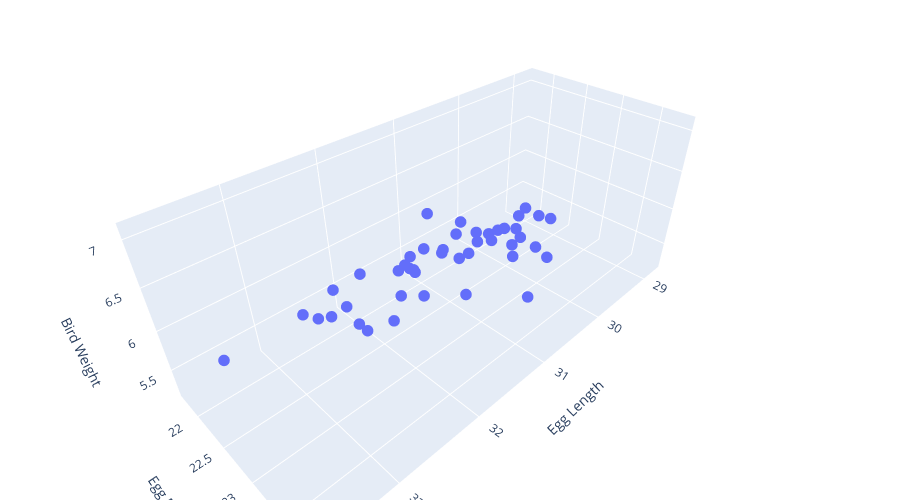

Here is the notebook cell this chart was saved with:
### Markdown cell above
Here is a scatter plot of Bird Weight versus the two length variables Egg Length and Egg Breadth. You can turn the plot around to get a sense of the shape.

### Code cell
fig2 = go.Figure()
data_scatter = go.Scatter3d(x=birds["Egg Length"], y=birds["Egg Breadth"], z=birds["Bird Weight"], 
                            mode="markers",
                            marker=dict(size=4))
fig2.add_trace(data_scatter)
fig2.update_layout(dict(margin=dict(l=0, r=0, t=0, b=0), 
                  height=500,
                 scene=dict(
                 xaxis_title="Egg Length",
                 yaxis_title="Egg Breadth",
                 zaxis_title="Bird Weight")
                      ))
fig2

### Figure 1 — Plotly figure (JSON) as saved in the notebook; plotly's stock layout.template omitted (floating-point values rounded to 4 significant figures)
{"data": [{"marker": {"size": 4}, "mode": "markers", "type": "scatter3d", "x": [28.8, 29.04, 29.36, 30.1, 30.17, 30.34, 30.36, 30.46, 30.54, 30.62, 30.7, 30.71, 30.86, 30.87, 30.89, 30.9, 31, 31.06, 31.07, 31.14, 31.18, 31.41, 31.46, 31.47, 31.5, 31.5, 31.55, 31.56, 31.68, 31.81, 31.98, 32.06, 32.14, 32.16, 32.3, 32.53, 32.54, 32.66, 32.72, 32.78, 32.98, 33.15, 33.3, 33.73], "y": [21.84, 22.45, 22.48, 21.71, 22.75, 22.84, 22.5, 22.72, 23.31, 22.94, 23.18, 22.51, 22.52, 23.35, 22.78, 22.81, 23.09, 23.42, 23.82, 23.7, 22.92, 22.79, 22.86, 22.35, 22.19, 22.4, 23.17, 22.54, 22.82, 22.68, 23.21, 23.1, 22.87, 23.34, 23.2, 22.68, 22.5, 23.14, 23.25, 23.23, 22.94, 23.02, 23.7, 22.72], "z": [5.2, 5.4, 5.6, 5.3, 5.9, 5.8, 5.8, 6, 6.1, 6.2, 6.5, 5.7, 6.2, 6.4, 6.2, 6.1, 6.3, 6.3, 6.5, 6, 5.6, 6.2, 6.3, 5.8, 5.7, 6, 6.4, 5.9, 6.4, 6.2, 7.1, 6.5, 5.8, 6.4, 6.4, 6.1, 6.2, 6.8, 6.3, 6.4, 6.4, 6.6, 7.1, 6.3]}], "layout": {"height": 500, "margin": {"b": 0, "l": 0, "r": 0, "t": 0}, "scene": {"xaxis": {"title": {"text": "Egg Length"}}, "yaxis": {"title": {"text": "Egg Breadth"}}, "zaxis": {"title": {"text": "Bird Weight"}}}}}
